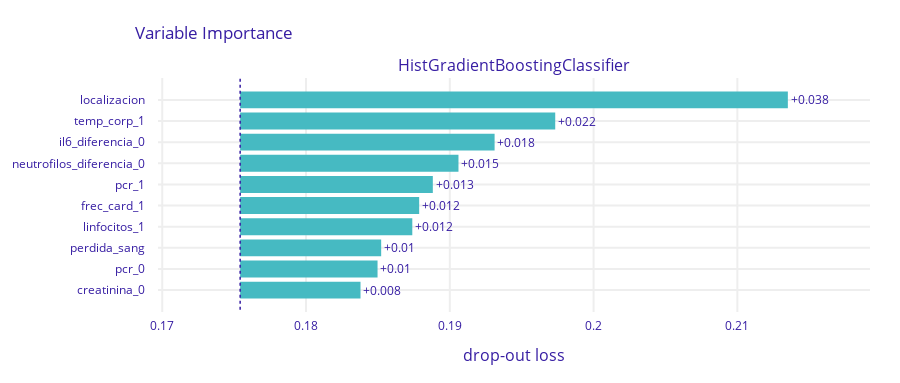

Notebook source saved alongside this figure:
### Code cell
import dalex as dx

exp = dx.Explainer(modelo_hgb, X, y)
vi = exp.model_parts()
vi.plot(max_vars=10)
#select the 10 most important variables from the explainer
imps = vi.result['variable'][-30:-1].tolist()
imps.append('id_registro')

### Figure 1 — Plotly figure (JSON) as saved in the notebook; plotly's stock layout.template omitted (floating-point values rounded to 4 significant figures)
{"data": [{"base": 0.1754, "hoverinfo": "text", "hoverlabel": {"bgcolor": "rgba(0,0,0,0.8)"}, "hovertext": ["Model: HistGradientBoostingClassifier loss after<br>variable: localizacion is permuted: 0.214<br>Drop-out loss change: +0.038", "Model: HistGradientBoostingClassifier loss after<br>variable: temp_corp_1 is permuted: 0.197<br>Drop-out loss change: +0.022", "Model: HistGradientBoostingClassifier loss after<br>variable: il6_diferencia_0 is permuted: 0.193<br>Drop-out loss change: +0.018", "Model: HistGradientBoostingClassifier loss after<br>variable: neutrofilos_diferencia_0 is permuted: 0.191<br>Drop-out loss change: +0.015", "Model: HistGradientBoostingClassifier loss after<br>variable: pcr_1 is permuted: 0.189<br>Drop-out loss change: +0.013", "Model: HistGradientBoostingClassifier loss after<br>variable: frec_card_1 is permuted: 0.188<br>Drop-out loss change: +0.012", "Model: HistGradientBoostingClassifier loss after<br>variable: linfocitos_1 is permuted: 0.187<br>Drop-out loss change: +0.012", "Model: HistGradientBoostingClassifier loss after<br>variable: perdida_sang is permuted: 0.185<br>Drop-out loss change: +0.01", "Model: HistGradientBoostingClassifier loss after<br>variable: pcr_0 is permuted: 0.185<br>Drop-out loss change: +0.01", "Model: HistGradientBoostingClassifier loss after<br>variable: creatinina_0 is permuted: 0.184<br>Drop-out loss change: +0.008"], "marker": {"color": "#46bac2"}, "orientation": "h", "showlegend": false, "text": ["+0.038", "+0.022", "+0.018", "+0.015", "+0.013", "+0.012", "+0.012", "+0.01", "+0.01", "+0.008"], "textposition": "outside", "type": "bar", "x": [0.03809, 0.02191, 0.0177, 0.01518, 0.0134, 0.01245, 0.01197, 0.009807, 0.009555, 0.00837], "xaxis": "x", "y": ["localizacion", "temp_corp_1", "il6_diferencia_0", "neutrofilos_diferencia_0", "pcr_1", "frec_card_1", "linfocitos_1", "perdida_sang", "pcr_0", "creatinina_0"], "yaxis": "y"}], "layout": {"annotations": [{"font": {"size": 16}, "showarrow": false, "text": "HistGradientBoostingClassifier", "x": 0.5, "xanchor": "center", "xref": "paper", "y": 1, "yanchor": "bottom", "yref": "paper"}, {"font": {"size": 16}, "showarrow": false, "text": "drop-out loss", "x": 0.5, "xanchor": "center", "xref": "paper", "y": 0, "yanchor": "top", "yref": "paper", "yshift": -30}], "font": {"color": "#371ea3"}, "height": 383, "margin": {"b": 71, "r": 30, "t": 78}, "shapes": [{"line": {"color": "#371ea3", "dash": "dot", "width": 1.5}, "type": "line", "x0": 0.1754, "x1": 0.1754, "xref": "x", "y0": -1, "y1": 10, "yref": "y"}], "title": {"text": "Variable Importance", "x": 0.15}, "xaxis": {"anchor": "y", "automargin": true, "domain": [0, 1], "fixedrange": true, "gridwidth": 2, "range": [0.1697, 0.2192], "tickcolor": "white", "ticklen": 3, "ticks": "outside", "type": "linear", "zeroline": false}, "yaxis": {"anchor": "x", "automargin": true, "autorange": "reversed", "domain": [0, 1], "fixedrange": true, "gridwidth": 2, "tickcolor": "white", "ticklen": 10, "ticks": "outside", "type": "category"}}}
